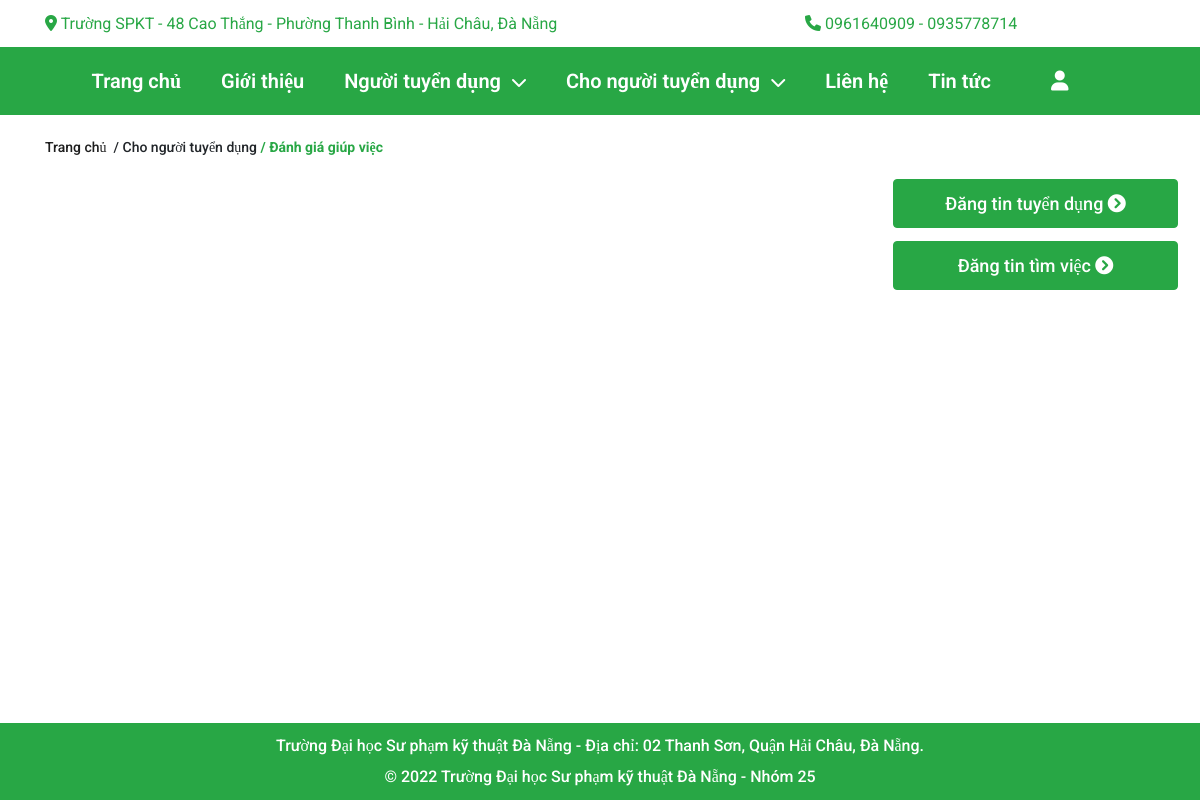
The app's page /?act=ratehelp&xuli=list (signed in), older data.
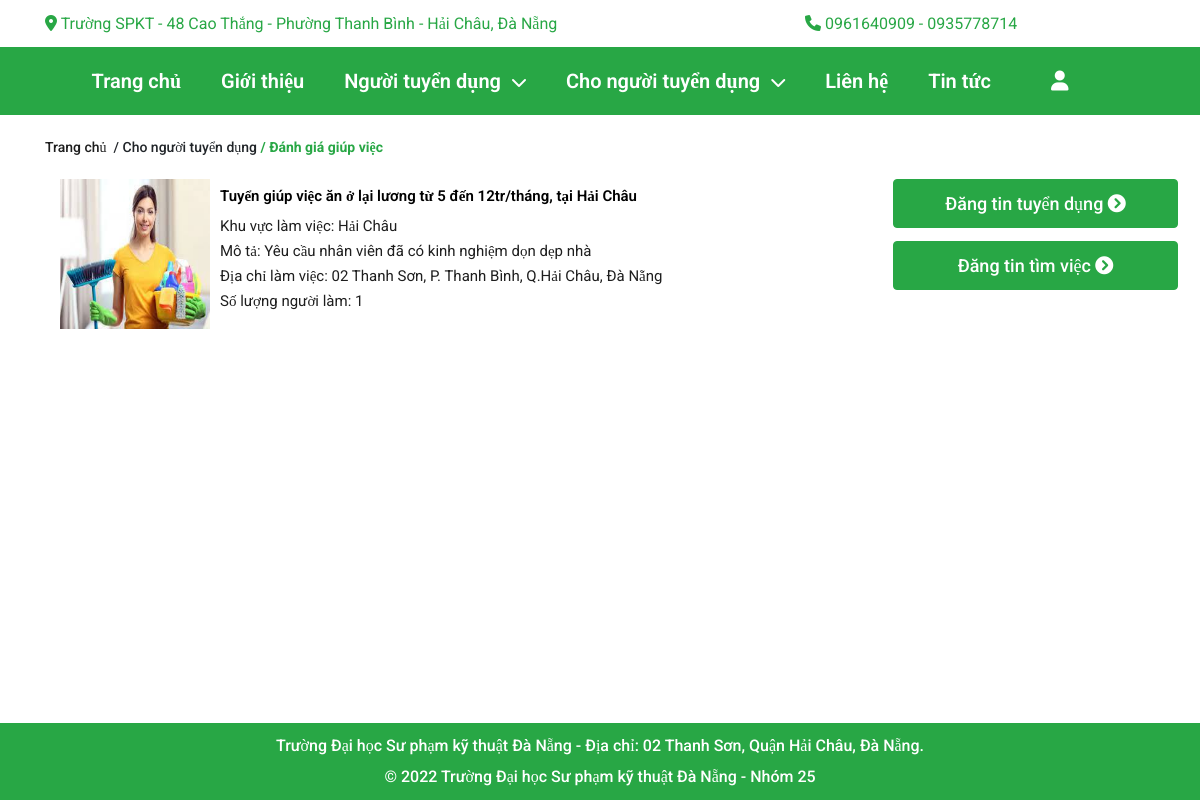
The same page, newer data.
### tables this page shows
CREATE TABLE `congviec` (
  `maCV` int(11) NOT NULL,
  `maTK` int(11) NOT NULL,
  `maDMCV` int(11) NOT NULL,
  `tenCV` varchar(255) NOT NULL,
  `khuVuc` int(11) NOT NULL,
  `soLuong` int(11) NOT NULL,
  `trinhDoHV` varchar(255) NOT NULL,
  `gioiTinhYC` varchar(10) NOT NULL,
  `chucVu` varchar(255) NOT NULL,
  `luong` int(11) NOT NULL,
  `diaChi` varchar(255) NOT NULL,
  `time` varchar(255) NOT NULL,
  `moTa` varchar(255) NOT NULL,
  `tinhTrang` int(11) NOT NULL,
  `tinhTrangDaUT` int(11) NOT NULL,
  `thoiGianDang` varchar(255) NOT NULL
);

CREATE TABLE `hinhanhcv` (
  `maHA` int(11) NOT NULL,
  `maCV` int(11) NOT NULL,
  `tenHinh` varchar(255) NOT NULL,
  `hinhAnhCV` varchar(255) NOT NULL
);

CREATE TABLE `quanhuyen` (
  `idQuan` int(11) NOT NULL,
  `tenQuan` varchar(255) NOT NULL
);

### Controllers/RateController.php (called while the page is built, shortened)
<?php
    require_once("./Models/rateModel.php");
    class RateController{
        var $rate_model;
        public function __construct()
        {
             $this->rate_model = new rate();
        }
        public function list()
        {
            $data = $this->rate_model->congviec($_SESSION['login']['maTK']);
            require_once("./Views/index.php");
        }
    }
?>

### Models/connection.php (called while the page is built, shortened)
<?php
    class connection{
        function __construct()
        {
            $severname ="localhost";
            $username ="root";
            $password ="root";
            $db_name ="gtngv";
            $this->conn = new mysqli($severname,$username,$password,$db_name);
        }
    }

### Models/model.php (called while the page is built, shortened)
<?php
    require_once("connection.php");
    class model
    {
        function __construct()
        {
            $conn_obj = new connection();
            $this->conn = $conn_obj->conn;
        }
    }
?>

### Models/rateModel.php (called while the page is built, shortened)
<?php
    require_once("model.php");
    class rate extends model{
        function congviec($maTK){
            $query = "SELECT * FROM congviec as cv, danhsachungvien as dsuv,hinhanhcv as ha,quanhuyen as qh
            WHERE cv.maCV=dsuv.maCV and ha.maCV=cv.maCV and dsuv.khXacNhan=1 and qh.idQuan=cv.khuVuc and cv.maTK = $maTK GROUP BY cv.maCV;";
            require("result.php");
            return $data;
        }
    }
?>

### Models/result.php (called while the page is built)
<?php
    $result = $this->conn->query($query);
    $data = array();
    while ($row = $result->fetch_assoc()) {
        $data[] = $row;
    }
?>

### Views/rate/rate.php (the view)
<section class="main">
    <div class="container">
        <div class="break-crumb">
            <div class="break-crumb__head">
                <div class="home">
                    <a href="#">
                        <span>Trang chủ</span>
                    </a>
                        <span class="mr_lr">&nbsp;/ Cho người tuyển dụng&nbsp;</span>
                </div>
                <div>
                    <strong>
                        <span id="danhmuc">/ Đánh giá giúp việc</span>
                    </strong>
                </div>
            </div>
        </div>
        <div class="product__content">
            <div class="container">
                <div class="row">
                    <div class="product-list col-lg-9" >
                        <?php
                        for ($i = 0; $i < (count($data)); $i++) {?>
                            <div class="work_new_content">
                                <a href="?act=ratehelp&xuli=chitiet&id=<?= $data[$i]['maCV'] ?>" style="display: block;">
                                    <div style="display: flex;">
                                        <div class="work_new_content_img">
                                            <img style="width:150px;height:150px;" src="./Publics/images/<?php echo $data[$i]['tenHinh'] ?>" alt="">
                                        </div>
                                        <div class="work_new_content_right">
                                            <p class="work_new_name"><?= $data[$i]['tenCV'] ?></p>
                                            <p class="work_new_detail">Khu vực làm việc: <?= $data[$i]['tenQuan'] ?></p>
                                            <p class="work_new_detail">Mô tả: <?= $data[$i]['moTa'] ?></p>
                                            <p class="work_new_detail">Địa chỉ làm việc: <?= $data[$i]['diaChi'] ?></p>
                                            <p class="work_new_detail">Số lượng người làm: <?= $data[$i]['soLuong'] ?></p>
                                        </div>
                                    </div>
                                </a>
                            </div>
                        <?php } ?>
                    </div>
                    <div class="col col-lg-3" style="visibility: visible; -webkit-animation-name: fadeInDown; animation-name: fadeInDown;">
                        <p class="link-btn big-a">
                            <a href="" class="btn btn-success">Đăng tin tuyển dụng
                                <i class="fa fa-chevron-circle-right"></i>
                            </a>
                        </p>
                        <p class="link-btn big-a">
                            <a href="" class="btn btn-success">Đăng tin tìm việc
                                <i class="fa fa-chevron-circle-right"></i>
                            </a>
                        </p>
                    </div>
                </div>
            </div>
        </div>
    </div>
</section>

Row changes from the older to the newer data that the page shows:
now on this page (row edited): congviec: hinhanhcv.tenHinh (picture), tenCV "Tuyển giúp việc ăn ở lại lương từ 5 đến 12tr/tháng, tại Hải Châu", quanhuyen.tenQuan "Hải Châu", moTa "Yêu cầu nhân viên đã có kinh nghiệm dọn dẹp nhà", diaChi "02 Thanh Sơn, P. Thanh Bình, Q.Hải Châu, Đà Nẵng", soLuong "1"
